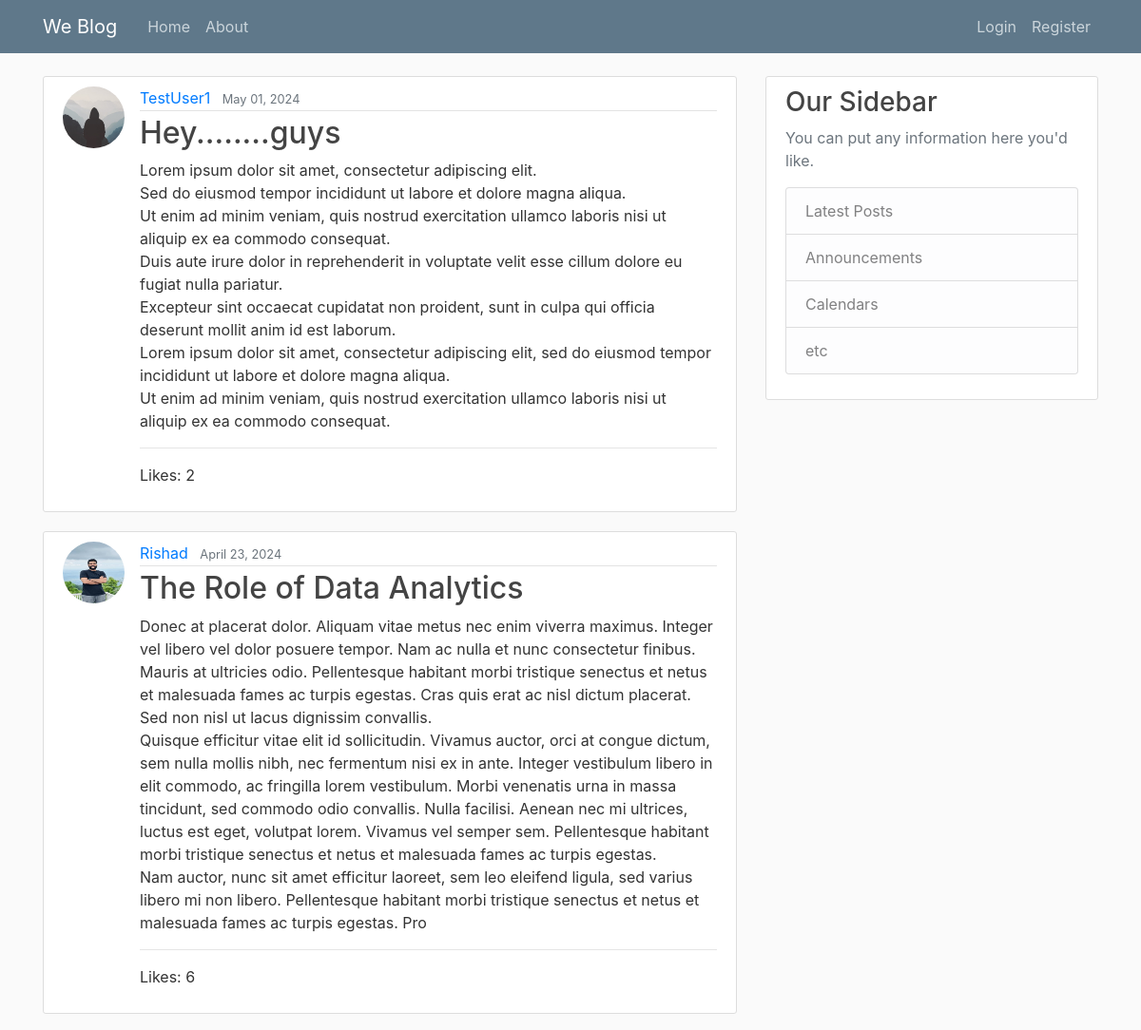
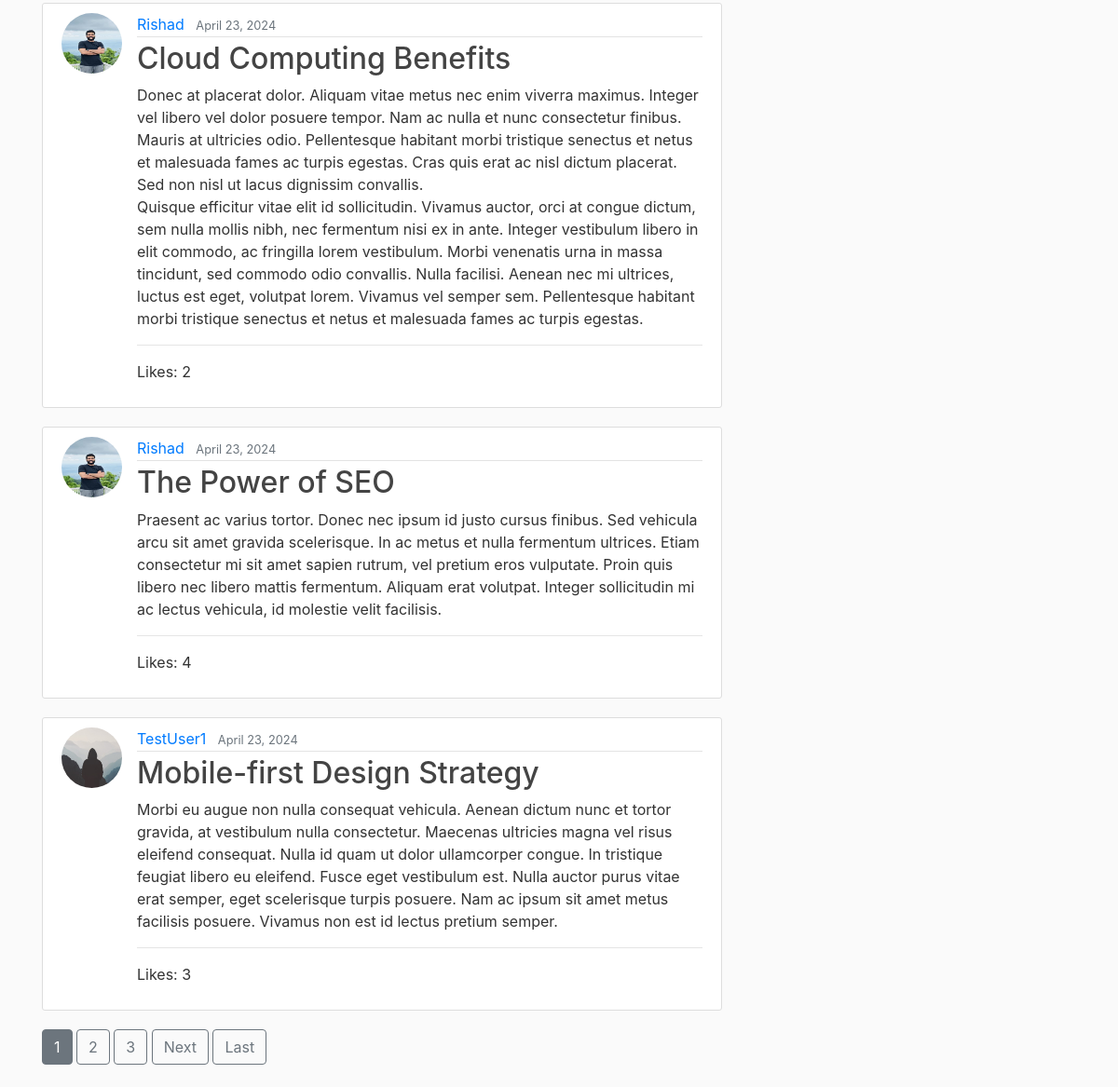
The page / on the database its author committed (2 pictures, top to bottom).
### blog/models.py (models this page shows, shortened)
class Post(models.Model):
    title = models.CharField(max_length=100)
    content = models.TextField()
    date_posted = models.DateTimeField(default=timezone.now) #used default to give option to change time & date posted
    author = models.ForeignKey(User, on_delete=models.CASCADE) #if the suer is deleted their post should also be deleted that why using (on_delete=models.CASCADE)
    likes = models.ManyToManyField(User, related_name='likes')

### users/models.py (models this page shows, shortened)
class Profile(models.Model):
    user = models.OneToOneField(User, on_delete=models.CASCADE)
    image = models.ImageField(default='default.jpg',upload_to='profile_pics')

### blog/views.py (the view)
# urls.py: path('', PostListView.as_view(), name='blog-home'),
class PostListView(ListView): # used class because these are class based view
    model = Post
    template_name = 'blog/home.html'     # <app>/<model>_<viewtype>.html
    context_object_name = 'posts'
    ordering = [ '-date_posted' ]
    paginate_by = 5
    def get_queryset(self):
        queryset = super().get_queryset()
        queryset = queryset.annotate(like_count=Count('likes'))
        return queryset

### blog/templates/blog/home.html (shortened to what this page needs)
{% extends "blog/base.html" %}
{% block content %}
  {% for post in posts %}
  <article class="media content-section">
    <img class="rounded-circle article-img" src="{{ post.author.profile.image.url }}">
    <div class="media-body">
          <div class="article-metadata">
              <a class="mr-2" href="{% url 'user-posts' post.author.username %}">{{ post.author }}</a>
              <small class="text-muted">{{ post.date_posted|date:"F d, Y" }}</small>
          </div>
          <h2><a class="article-title" href="{% url 'post-detail' post.id %}">{{ post.title }}</a></h2>
          <p class="article-content">{{ post.content }}</p>
          <hr>
          <p>Likes: {{ post.like_count }}</p>
    </div>
  </article>
  {% endfor %}
  {% if is_paginated %}
    {% for num in page_obj.paginator.page_range %}
      {% if page_obj.number == num %}
        <a class="btn btn-secondary mb-4" href="?page={{ num }}">{{ num }}</a>
      {% elif num > page_obj.number|add:'-3' and num < page_obj.number|add:'3'  %}
      <a class="btn btn-outline-secondary mb-4" href="?page={{ num }}">{{ num }}</a>
      {% endif %}
    {% endfor %}
    {% if page_obj.has_next %}
      <a class="btn btn-outline-secondary mb-4" href="?page={{ page_obj.next_page_number }}">Next</a>
      <a class="btn btn-outline-secondary mb-4" href="?page={{ page_obj.paginator.num_pages }}">Last</a>
    {% endif %}
  {% endif %}
{% endblock content %}

### blog/templates/blog/base.html (shortened to what this page needs)
{% load static %}
<!DOCTYPE html>
<html lang="en">
<head>
     <link rel="stylesheet" href="https://cdn.jsdelivr.net/npm/bootstrap@4.0.0/dist/css/bootstrap.min.css">
     <link rel="stylesheet" href="{% static 'css/main.css' %}">
</head>
<body>
    <header class="site-header">
        <nav class="navbar navbar-expand-md navbar-dark bg-steel fixed-top">
          <div class="container">
            <a class="navbar-brand mr-4" href="{% url 'blog-home' %}">We Blog</a>
            <div class="collapse navbar-collapse" id="navbarToggle">
              <div class="navbar-nav mr-auto">
                <a class="nav-item nav-link" href="{% url 'blog-home' %}">Home</a>
                <a class="nav-item nav-link" href="{% url 'blog-about' %}">About</a>
              </div>
            <div class="navbar-nav">
              {% if user.is_authenticated %}
              <a class="nav-item nav-link" href="{% url 'post-create' %}">New Post</a>
              <a class="nav-item nav-link" href="{% url 'profile' %}">Profile</a>
              <form action="{% url 'logout' %}" method="post">
                {% csrf_token %}
                <button type="submit" class="nav-item nav-link" style="border: none; background: none; cursor: pointer;">Logout</button>
            </form>
              {% else %}
                <a class="nav-item nav-link" href="{% url 'login' %}">Login</a>
                <a class="nav-item nav-link" href="{% url 'register' %}">Register</a>
              {% endif %}
              </div>
            </div>
          </div>
        </nav>
      </header>
   <main role="main" class="container">
  <div class="row">
    <div class="col-md-8">
      {% block content %}{% endblock %}
    </div>
    <div class="col-md-4">
      <div class="content-section">
        <h3>Our Sidebar</h3>
        <p class='text-muted'>You can put any information here you'd like.
          <ul class="list-group">
            <li class="list-group-item list-group-item-light">Latest Posts</li>
            <li class="list-group-item list-group-item-light">Announcements</li>
            <li class="list-group-item list-group-item-light">Calendars</li>
            <li class="list-group-item list-group-item-light">etc</li>
          </ul>
        </p>
      </div>
    </div>
  </div>
</main>
</body>
</html>

### blog/static/css/main.css (style rules this page uses)
body { background: #fafafa; color: #333333; margin-top: 5rem; }
h1, h2, h3, h4, h5, h6 { color: #444444; }
ul { margin: 0; }
.bg-steel { background-color: #5f788a; }
.site-header .navbar-nav .nav-link { color: #cbd5db; }
.content-section { background: #ffffff; padding: 10px 20px; border: 1px solid #dddddd; border-radius: 3px; margin-bottom: 20px; }
.article-title { color: #444444; }
.article-content { white-space: pre-line; }
.article-img { height: 65px; width: 65px; margin-right: 16px; }
.article-metadata { padding-bottom: 1px; margin-bottom: 4px; border-bottom: 1px solid #e3e3e3 }

### rows shown on the page
Post: author.profile.image (placeholder picture), author "TestUser1", date_posted "May 01, 2024", title "Hey........guys", content "Lorem ipsum dolor sit amet, consectetur adipiscing elit. Sed do eiusmod tempor incididunt ut labore et dolore magna aliqua. Ut enim ad minim veniam, quis nostrud exercitation ullamco laboris nisi ut aliquip ex ea commodo consequat. Duis aute irure dolor in reprehenderit in voluptate velit esse cillum dolore eu fugiat nulla pariatur. Excepteur sint occaecat cupidatat non proident, sunt in culpa qui officia deserunt mollit anim id est laborum. Lorem ipsum dolor sit amet, consectetur adipiscing elit, sed do eiusmod tempor incididunt ut labore et dolore magna aliqua. Ut enim ad minim veniam, quis nostrud exercitation ullamco laboris nisi ut aliquip ex ea commodo consequat.", like_count "2"
Post: author.profile.image (picture), author "Rishad", date_posted "April 23, 2024", title "The Role of Data Analytics", content "Donec at placerat dolor. Aliquam vitae metus nec enim viverra maximus. Integer vel libero vel dolor posuere tempor. Nam ac nulla et nunc consectetur finibus. Mauris at ultricies odio. Pellentesque habitant morbi tristique senectus et netus et malesuada fames ac turpis egestas. Cras quis erat ac nisl dictum placerat. Sed non nisl ut lacus dignissim convallis. Quisque efficitur vitae elit id sollicitudin. Vivamus auctor, orci at congue dictum, sem nulla mollis nibh, nec fermentum nisi ex in ante. Integer vestibulum libero in elit commodo, ac fringilla lorem vestibulum. Morbi venenatis urna in massa tincidunt, sed commodo odio convallis. Nulla facilisi. Aenean nec mi ultrices, luctus est eget,…", like_count "6"
Post: author.profile.image (picture), author "Rishad", date_posted "April 23, 2024", title "Cloud Computing Benefits", content "Donec at placerat dolor. Aliquam vitae metus nec enim viverra maximus. Integer vel libero vel dolor posuere tempor. Nam ac nulla et nunc consectetur finibus. Mauris at ultricies odio. Pellentesque habitant morbi tristique senectus et netus et malesuada fames ac turpis egestas. Cras quis erat ac nisl dictum placerat. Sed non nisl ut lacus dignissim convallis. Quisque efficitur vitae elit id sollicitudin. Vivamus auctor, orci at congue dictum, sem nulla mollis nibh, nec fermentum nisi ex in ante. Integer vestibulum libero in elit commodo, ac fringilla lorem vestibulum. Morbi venenatis urna in massa tincidunt, sed commodo odio convallis. Nulla facilisi. Aenean nec mi ultrices, luctus est eget,…", like_count "2"
Post: author.profile.image (picture), author "Rishad", date_posted "April 23, 2024", title "The Power of SEO", content "Praesent ac varius tortor. Donec nec ipsum id justo cursus finibus. Sed vehicula arcu sit amet gravida scelerisque. In ac metus et nulla fermentum ultrices. Etiam consectetur mi sit amet sapien rutrum, vel pretium eros vulputate. Proin quis libero nec libero mattis fermentum. Aliquam erat volutpat. Integer sollicitudin mi ac lectus vehicula, id molestie velit facilisis.", like_count "4"
Post: author.profile.image (placeholder picture), author "TestUser1", date_posted "April 23, 2024", title "Mobile-first Design Strategy", content "Morbi eu augue non nulla consequat vehicula. Aenean dictum nunc et tortor gravida, at vestibulum nulla consectetur. Maecenas ultricies magna vel risus eleifend consequat. Nulla id quam ut dolor ullamcorper congue. In tristique feugiat libero eu eleifend. Fusce eget vestibulum est. Nulla auctor purus vitae erat semper, eget scelerisque turpis posuere. Nam ac ipsum sit amet metus facilisis posuere. Vivamus non est id lectus pretium semper.", like_count "3"

### other values the page prints
{{ num }} "1"
{{ num }} "2" "3"
